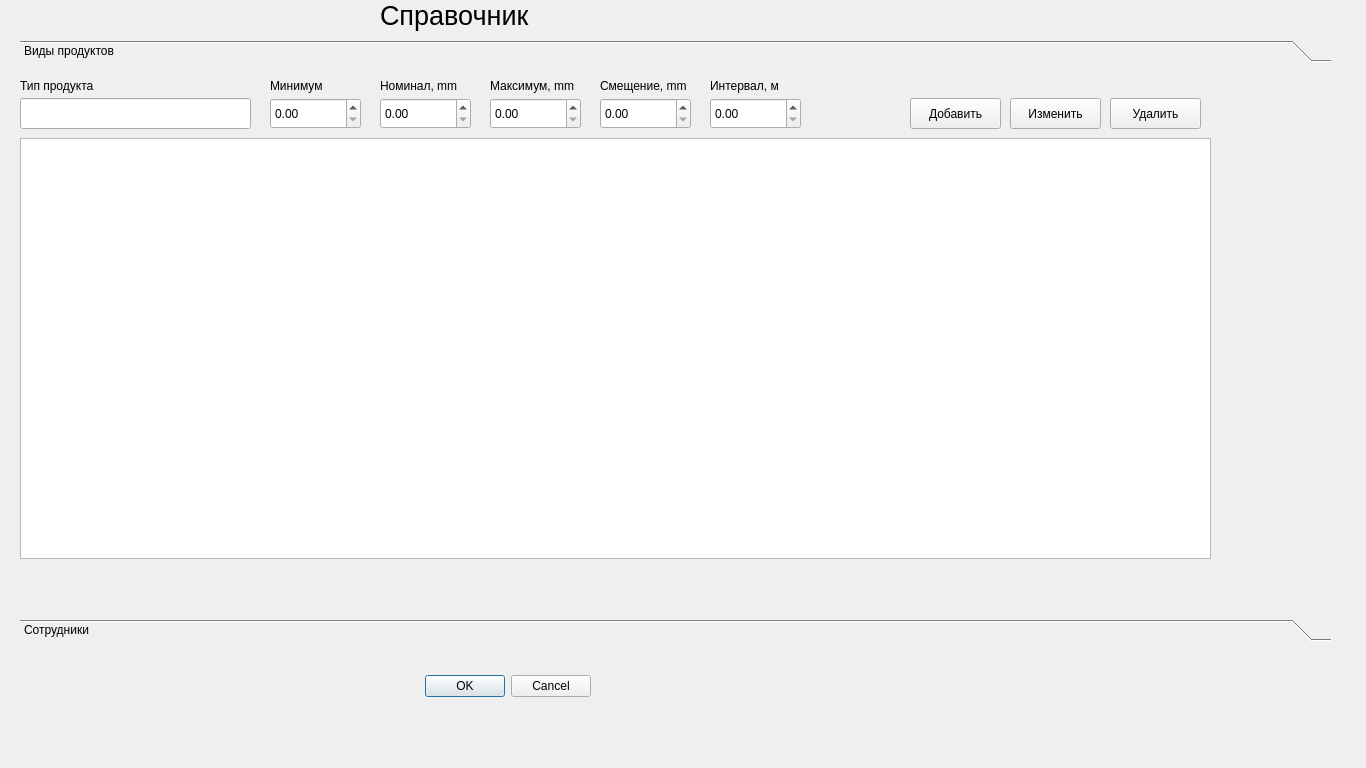
<?xml version="1.0" encoding="UTF-8"?>
<ui version="4.0">
 <class>ReferenceDialog</class>
 <widget class="QDialog" name="ReferenceDialog">
  <property name="geometry">
   <rect>
    <x>0</x>
    <y>0</y>
    <width>1366</width>
    <height>768</height>
   </rect>
  </property>
  <property name="windowTitle">
   <string>Dialog</string>
  </property>
  <widget class="QDialogButtonBox" name="buttonBox">
   <property name="geometry">
    <rect>
     <x>250</x>
     <y>661</y>
     <width>341</width>
     <height>51</height>
    </rect>
   </property>
   <property name="orientation">
    <enum>Qt::Horizontal</enum>
   </property>
   <property name="standardButtons">
    <set>QDialogButtonBox::Cancel|QDialogButtonBox::Ok</set>
   </property>
  </widget>
  <widget class="QToolBox" name="toolBox">
   <property name="geometry">
    <rect>
     <x>20</x>
     <y>40</y>
     <width>1311</width>
     <height>601</height>
    </rect>
   </property>
   <property name="currentIndex">
    <number>0</number>
   </property>
   <widget class="QWidget" name="page">
    <property name="geometry">
     <rect>
      <x>0</x>
      <y>0</y>
      <width>1311</width>
      <height>541</height>
     </rect>
    </property>
    <attribute name="label">
     <string>Виды продуктов</string>
    </attribute>
    <widget class="QTableWidget" name="tableTypes">
     <property name="geometry">
      <rect>
       <x>0</x>
       <y>70</y>
       <width>1191</width>
       <height>421</height>
      </rect>
     </property>
     <property name="font">
      <font>
       <pointsize>12</pointsize>
      </font>
     </property>
     <property name="editTriggers">
      <set>QAbstractItemView::NoEditTriggers</set>
     </property>
     <property name="selectionMode">
      <enum>QAbstractItemView::SingleSelection</enum>
     </property>
     <property name="selectionBehavior">
      <enum>QAbstractItemView::SelectRows</enum>
     </property>
    </widget>
    <widget class="QLineEdit" name="lineProduct">
     <property name="geometry">
      <rect>
       <x>0</x>
       <y>30</y>
       <width>231</width>
       <height>31</height>
      </rect>
     </property>
    </widget>
    <widget class="QLabel" name="label_7">
     <property name="geometry">
      <rect>
       <x>0</x>
       <y>10</y>
       <width>101</width>
       <height>16</height>
      </rect>
     </property>
     <property name="text">
      <string>Тип продукта</string>
     </property>
    </widget>
    <widget class="QPushButton" name="pushButton_4">
     <property name="geometry">
      <rect>
       <x>990</x>
       <y>30</y>
       <width>91</width>
       <height>31</height>
      </rect>
     </property>
     <property name="text">
      <string>Изменить</string>
     </property>
    </widget>
    <widget class="QPushButton" name="pushButton_5">
     <property name="geometry">
      <rect>
       <x>1090</x>
       <y>30</y>
       <width>91</width>
       <height>31</height>
      </rect>
     </property>
     <property name="text">
      <string>Удалить</string>
     </property>
    </widget>
    <widget class="QPushButton" name="pushButton_6">
     <property name="geometry">
      <rect>
       <x>890</x>
       <y>30</y>
       <width>91</width>
       <height>31</height>
      </rect>
     </property>
     <property name="text">
      <string>Добавить</string>
     </property>
    </widget>
    <widget class="QLabel" name="label_8">
     <property name="geometry">
      <rect>
       <x>360</x>
       <y>10</y>
       <width>101</width>
       <height>16</height>
      </rect>
     </property>
     <property name="text">
      <string>Номинал, mm</string>
     </property>
    </widget>
    <widget class="QDoubleSpinBox" name="NominalThickness">
     <property name="geometry">
      <rect>
       <x>360</x>
       <y>30</y>
       <width>91</width>
       <height>31</height>
      </rect>
     </property>
    </widget>
    <widget class="QDoubleSpinBox" name="ToleranceUp">
     <property name="geometry">
      <rect>
       <x>470</x>
       <y>30</y>
       <width>91</width>
       <height>31</height>
      </rect>
     </property>
    </widget>
    <widget class="QDoubleSpinBox" name="ToleranceDown">
     <property name="geometry">
      <rect>
       <x>250</x>
       <y>30</y>
       <width>91</width>
       <height>31</height>
      </rect>
     </property>
    </widget>
    <widget class="QDoubleSpinBox" name="Offset">
     <property name="geometry">
      <rect>
       <x>580</x>
       <y>30</y>
       <width>91</width>
       <height>31</height>
      </rect>
     </property>
    </widget>
    <widget class="QLabel" name="label_9">
     <property name="geometry">
      <rect>
       <x>470</x>
       <y>10</y>
       <width>91</width>
       <height>16</height>
      </rect>
     </property>
     <property name="text">
      <string>Максимум, mm</string>
     </property>
    </widget>
    <widget class="QLabel" name="label_10">
     <property name="geometry">
      <rect>
       <x>250</x>
       <y>10</y>
       <width>71</width>
       <height>16</height>
      </rect>
     </property>
     <property name="text">
      <string>Минимум</string>
     </property>
    </widget>
    <widget class="QLabel" name="label_11">
     <property name="geometry">
      <rect>
       <x>580</x>
       <y>10</y>
       <width>91</width>
       <height>16</height>
      </rect>
     </property>
     <property name="text">
      <string>Смещение, mm</string>
     </property>
    </widget>
    <widget class="QDoubleSpinBox" name="interval">
     <property name="geometry">
      <rect>
       <x>690</x>
       <y>30</y>
       <width>91</width>
       <height>31</height>
      </rect>
     </property>
    </widget>
    <widget class="QLabel" name="label_12">
     <property name="geometry">
      <rect>
       <x>690</x>
       <y>10</y>
       <width>81</width>
       <height>16</height>
      </rect>
     </property>
     <property name="text">
      <string>Интервал, м</string>
     </property>
    </widget>
   </widget>
   <widget class="QWidget" name="page_2">
    <property name="geometry">
     <rect>
      <x>0</x>
      <y>0</y>
      <width>1311</width>
      <height>541</height>
     </rect>
    </property>
    <attribute name="label">
     <string>Сотрудники</string>
    </attribute>
    <widget class="QTableWidget" name="UserTypes">
     <property name="geometry">
      <rect>
       <x>0</x>
       <y>70</y>
       <width>1191</width>
       <height>451</height>
      </rect>
     </property>
     <property name="font">
      <font>
       <pointsize>12</pointsize>
      </font>
     </property>
     <property name="editTriggers">
      <set>QAbstractItemView::NoEditTriggers</set>
     </property>
     <property name="selectionMode">
      <enum>QAbstractItemView::SingleSelection</enum>
     </property>
     <property name="selectionBehavior">
      <enum>QAbstractItemView::SelectRows</enum>
     </property>
    </widget>
    <widget class="QLineEdit" name="lineFIO">
     <property name="geometry">
      <rect>
       <x>0</x>
       <y>30</y>
       <width>201</width>
       <height>31</height>
      </rect>
     </property>
    </widget>
    <widget class="QLabel" name="label_2">
     <property name="geometry">
      <rect>
       <x>0</x>
       <y>10</y>
       <width>101</width>
       <height>16</height>
      </rect>
     </property>
     <property name="text">
      <string>Фамилия ИО</string>
     </property>
    </widget>
    <widget class="QLineEdit" name="linePSW">
     <property name="geometry">
      <rect>
       <x>220</x>
       <y>30</y>
       <width>201</width>
       <height>31</height>
      </rect>
     </property>
    </widget>
    <widget class="QLabel" name="label_3">
     <property name="geometry">
      <rect>
       <x>220</x>
       <y>10</y>
       <width>49</width>
       <height>16</height>
      </rect>
     </property>
     <property name="text">
      <string>Пароль</string>
     </property>
    </widget>
    <widget class="QSpinBox" name="Shift">
     <property name="geometry">
      <rect>
       <x>440</x>
       <y>30</y>
       <width>81</width>
       <height>31</height>
      </rect>
     </property>
     <property name="minimum">
      <number>1</number>
     </property>
    </widget>
    <widget class="QLabel" name="label_4">
     <property name="geometry">
      <rect>
       <x>440</x>
       <y>10</y>
       <width>49</width>
       <height>16</height>
      </rect>
     </property>
     <property name="text">
      <string>Смена</string>
     </property>
    </widget>
    <widget class="QLabel" name="label_5">
     <property name="geometry">
      <rect>
       <x>560</x>
       <y>10</y>
       <width>49</width>
       <height>16</height>
      </rect>
     </property>
     <property name="text">
      <string>Админ</string>
     </property>
    </widget>
    <widget class="QLabel" name="label_6">
     <property name="geometry">
      <rect>
       <x>660</x>
       <y>10</y>
       <width>49</width>
       <height>16</height>
      </rect>
     </property>
     <property name="text">
      <string>Активен</string>
     </property>
    </widget>
    <widget class="QCheckBox" name="isAdmin">
     <property name="geometry">
      <rect>
       <x>560</x>
       <y>30</y>
       <width>76</width>
       <height>20</height>
      </rect>
     </property>
     <property name="text">
      <string>Админ</string>
     </property>
    </widget>
    <widget class="QCheckBox" name="isActive">
     <property name="geometry">
      <rect>
       <x>660</x>
       <y>30</y>
       <width>76</width>
       <height>20</height>
      </rect>
     </property>
     <property name="text">
      <string>Активен</string>
     </property>
    </widget>
    <widget class="QPushButton" name="pushButton">
     <property name="geometry">
      <rect>
       <x>770</x>
       <y>20</y>
       <width>91</width>
       <height>31</height>
      </rect>
     </property>
     <property name="text">
      <string>Добавить</string>
     </property>
    </widget>
    <widget class="QPushButton" name="pushButton_2">
     <property name="geometry">
      <rect>
       <x>870</x>
       <y>20</y>
       <width>91</width>
       <height>31</height>
      </rect>
     </property>
     <property name="text">
      <string>Изменить</string>
     </property>
    </widget>
    <widget class="QPushButton" name="pushButton_3">
     <property name="geometry">
      <rect>
       <x>970</x>
       <y>20</y>
       <width>91</width>
       <height>31</height>
      </rect>
     </property>
     <property name="text">
      <string>Удалить</string>
     </property>
    </widget>
   </widget>
  </widget>
  <widget class="QLabel" name="label">
   <property name="geometry">
    <rect>
     <x>380</x>
     <y>0</y>
     <width>351</width>
     <height>31</height>
    </rect>
   </property>
   <property name="font">
    <font>
     <pointsize>20</pointsize>
    </font>
   </property>
   <property name="text">
    <string>Справочник</string>
   </property>
  </widget>
 </widget>
 <resources/>
 <connections>
  <connection>
   <sender>buttonBox</sender>
   <signal>accepted()</signal>
   <receiver>ReferenceDialog</receiver>
   <slot>accept()</slot>
   <hints>
    <hint type="sourcelabel">
     <x>248</x>
     <y>254</y>
    </hint>
    <hint type="destinationlabel">
     <x>157</x>
     <y>274</y>
    </hint>
   </hints>
  </connection>
  <connection>
   <sender>buttonBox</sender>
   <signal>rejected()</signal>
   <receiver>ReferenceDialog</receiver>
   <slot>reject()</slot>
   <hints>
    <hint type="sourcelabel">
     <x>316</x>
     <y>260</y>
    </hint>
    <hint type="destinationlabel">
     <x>286</x>
     <y>274</y>
    </hint>
   </hints>
  </connection>
 </connections>
</ui>
